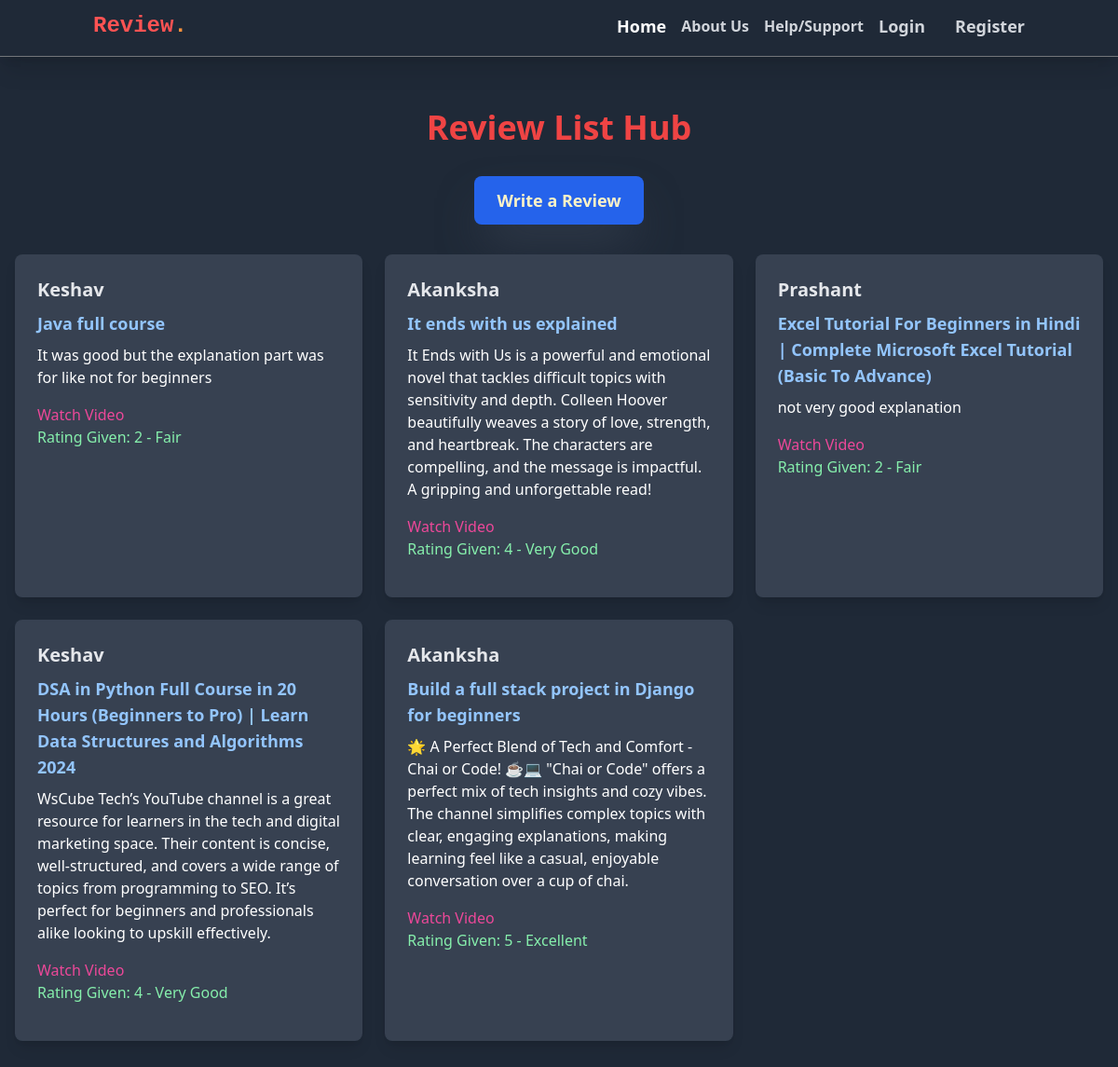
The page /review/ on the database as committed earlier.
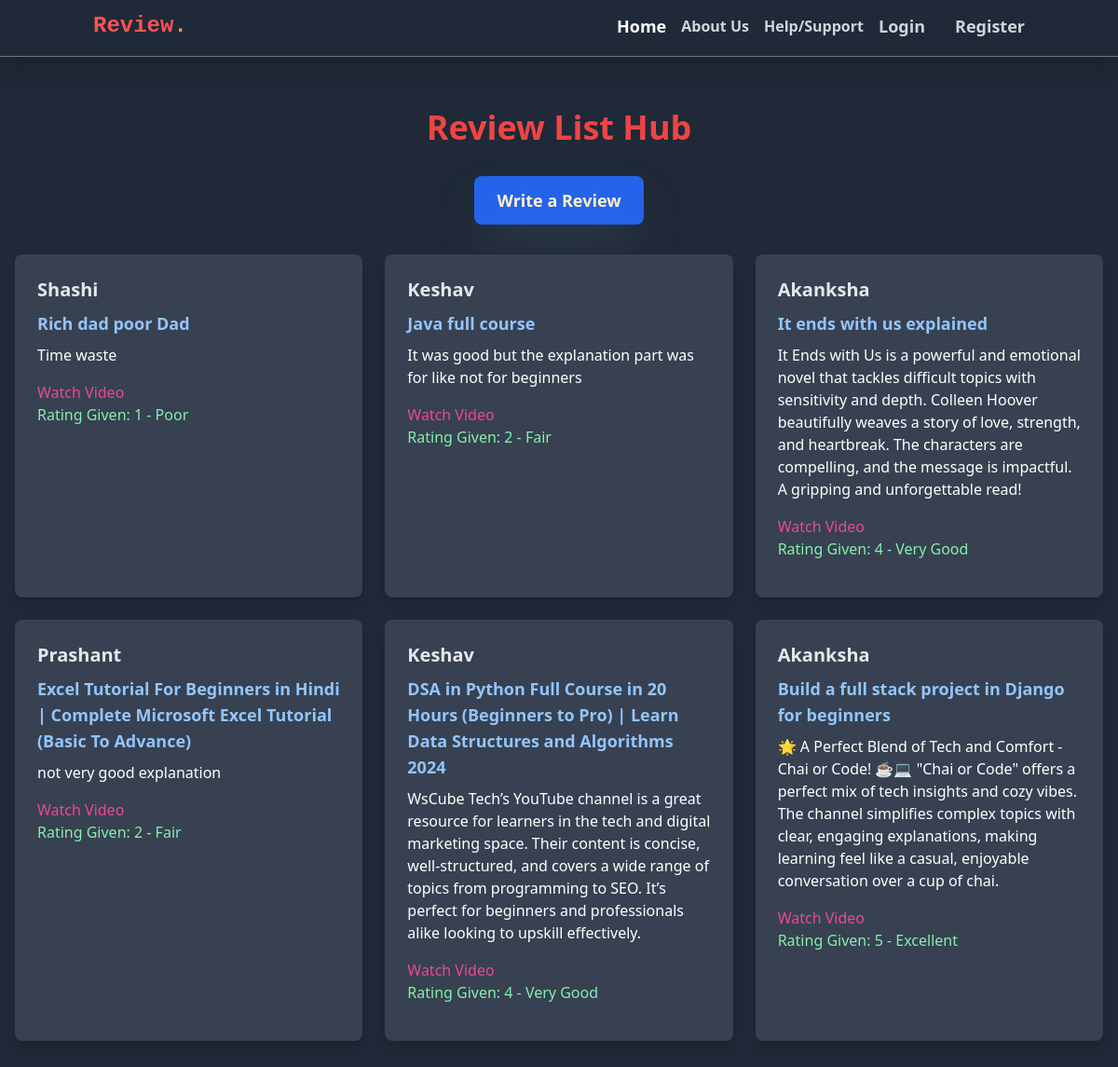
The same page on the database as committed later.
### review/models.py (models this page shows, shortened)
class Review(models.Model):
    RATING_CHOICES = [
        (1, '1 - Poor'),
        (2, '2 - Fair'),
        (3, '3 - Good'),
        (4, '4 - Very Good'),
        (5, '5 - Excellent'),
    ]
    user = models.ForeignKey(User, on_delete=models.CASCADE)
    video_title = models.CharField(max_length=500, default='Unknown Title')
    video_url = models.URLField(max_length=2000,default='Unknown URL')
    text = models.TextField(max_length=2000)
    photo = models.ImageField(upload_to='photos/', blank=True,null=True)
    rating = models.PositiveSmallIntegerField(choices=RATING_CHOICES, default=3)
    created_at = models.DateTimeField(auto_now_add=True)
    updated_at = models.DateTimeField(auto_now=True)

### review/views.py (the view)
# urls.py: path('review/', views.review_list, name='review_list'),
def review_list(request):
    reviews = Review.objects.all().order_by('-created_at')
    return render(request, 'review_list.html', {'reviews' : reviews})

### review/templates/review_list.html (shortened to what this page needs)
{% extends "layout.html" %}
{% block content %}
<div class="py-10">
    <h1 class="text-4xl text-red-500 font-bold text-center mb-8">Review List Hub</h1>
    <a href="{% url 'review_create' %}" class="block text-amber-100 bg-blue-600 hover:bg-blue-700 px-6 py-3 rounded-lg text-lg font-semibold mb-8 mx-auto w-max text-center shadow-gray-700 shadow-2xl">Write a Review</a>
    <div class="grid grid-cols-1 md:grid-cols-2 lg:grid-cols-3 gap-6 mx-4">
        {% for review in reviews %}
        <div class="bg-gray-700 text-white rounded-lg shadow-lg transition-transform transform hover:scale-105 hover:bg-gray-600 p-6">
            <div class="flex flex-col justify-between h-full">
                <div>
                    <h5 class="text-gray-200 text-xl font-bold mb-2">{{ review.user.username|capfirst }}</h5>
                    <h6 class="text-lg font-semibold text-blue-300 mb-2">{{ review.video_title }}</h6>
                    <p class="text-white mb-4">{{ review.text }}</p>
                    <a href="{{ review.video_url }}" target="_blank" class="text-pink-500 ">
                        Watch Video
                    </a>
                    <p class="text-green-300 mb-4">Rating Given: {{ review.get_rating_display }}</p>
                </div>
            </div>
        </div>
        {% endfor %}
    </div>
</div>
{% endblock %}

Rows that differ between the two databases and show on the page:
added Review: user.username "Shashi", video_title "Rich dad poor Dad", text "Time waste", rating "1 - Poor"
